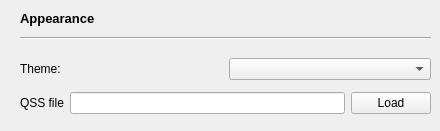
      <widget class="QWidget" name="page_Appearance">
       <widget class="QLabel" name="label_4">
        <property name="geometry">
         <rect>
          <x>20</x>
          <y>10</y>
          <width>81</width>
          <height>16</height>
         </rect>
        </property>
        <property name="font">
         <font>
          <pointsize>10</pointsize>
          <weight>75</weight>
          <bold>true</bold>
         </font>
        </property>
        <property name="text">
         <string>Appearance</string>
        </property>
       </widget>
       <widget class="Line" name="line">
        <property name="geometry">
         <rect>
          <x>20</x>
          <y>30</y>
          <width>411</width>
          <height>16</height>
         </rect>
        </property>
        <property name="orientation">
         <enum>Qt::Horizontal</enum>
        </property>
       </widget>
       <widget class="QWidget" name="layoutWidget">
        <property name="geometry">
         <rect>
          <x>20</x>
          <y>52</y>
          <width>411</width>
          <height>70</height>
         </rect>
        </property>
        <layout class="QVBoxLayout" name="verticalLayout_11">
         <item>
          <layout class="QHBoxLayout" name="horizontalLayout_4">
           <item>
            <widget class="QLabel" name="label_5">
             <property name="text">
              <string>Theme:</string>
             </property>
            </widget>
           </item>
           <item>
            <widget class="QComboBox" name="comboBoxTheme">
             <property name="styleSheet">
              <string notr="true"></string>
             </property>
            </widget>
           </item>
          </layout>
         </item>
         <item>
          <layout class="QHBoxLayout" name="horizontalLayout_10">
           <item>
            <widget class="QLabel" name="label_qssFile">
             <property name="text">
              <string>QSS file</string>
             </property>
            </widget>
           </item>
           <item>
            <widget class="QLineEdit" name="lineEdit_qssFilePath"/>
           </item>
           <item>
            <widget class="QPushButton" name="pushButton_loadQssFile">
             <property name="text">
              <string>Load</string>
             </property>
            </widget>
           </item>
          </layout>
         </item>
        </layout>
       </widget>
      </widget>
